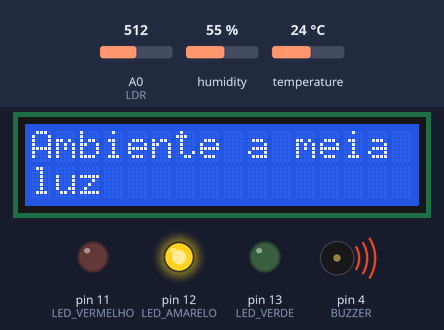
A sketch run on a simulated Arduino Uno, built with avr-gcc and run on an emulated ATmega328P. Parts: 16×2 character LCD, output pins drawn as LEDs (lit = HIGH), buzzer (waves = sounding). The test bench sets the inputs (shaded band); at power-on: humidity 55 %, A0 (LDR) = 512, temperature 24 °C. What the sketch prints to the serial monitor is not drawn.

Above: at 6.6 s.
6.7 s: humidity set to 51 %
At 17.2 s:
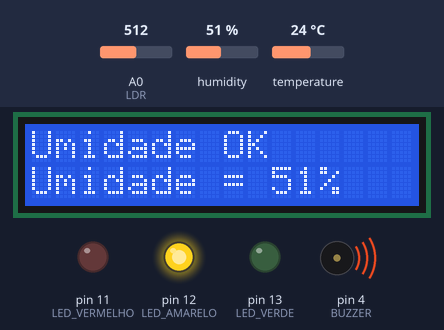
17.5 s: humidity set to 48 %
At 27.2 s:
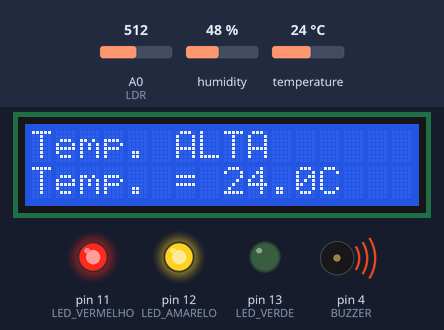
27.5 s: A0 (LDR) set to 693
37.5 s: A0 (LDR) set to 708
At 46.4 s:
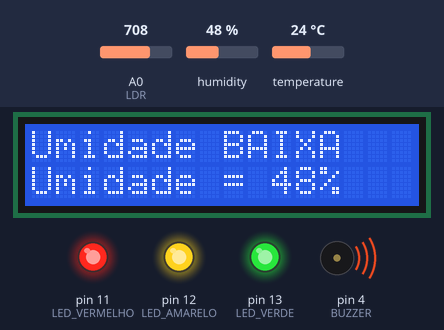
47.5 s: temperature set to 15.5 °C
At 57.2 s:
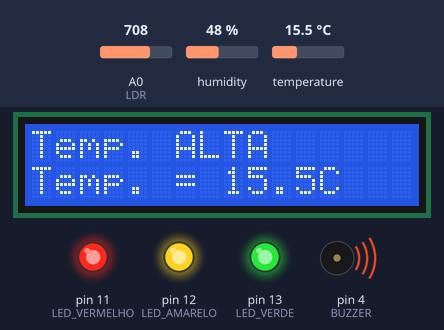
57.5 s: temperature set to 14.4 °C
At 66.3 s:
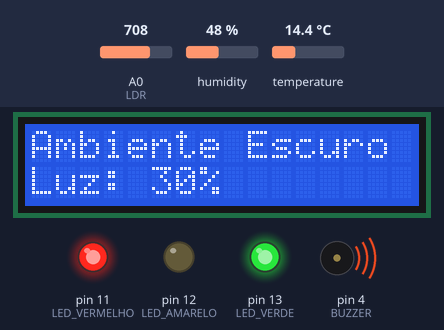
Timing chart, 0 to 67.8 s (numbered marks = the images above; inputs shaded):
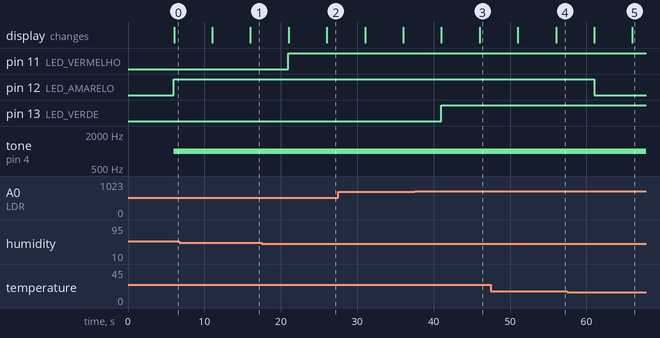

The sketch:

checkpoint.ino
```cpp
/*
Lívia Laur – RM: 569017
Rafael Dias – RM: 570504
Lara Beatriz – RM: 572589
Gustavo Pereira – RM: 570549
Luca Baccari – RM: 569807
*/

#include <Wire.h>
#include <LiquidCrystal_I2C.h>
#include <DHT.h>


const int LDR = A0;

#define DHTPIN 10
#define DHTTYPE DHT22

const int LED_VERDE    = 13;
const int LED_AMARELO  = 12;
const int LED_VERMELHO = 11;
const int BUZZER       = 4;


const int LDR_ESCURO = 700;
const int LDR_MEIA   = 300;

const float TEMP_MIN = 10.0;
const float TEMP_MAX = 15.0;
const float UMID_MIN = 50.0;
const float UMID_MAX = 70.0;

LiquidCrystal_I2C lcd(0x27, 16, 2);

DHT dht(DHTPIN, DHTTYPE);

float temperatura  = 0;
float umidade      = 0;
int   luzRaw       = 0;
int   luminosidade = 0;

unsigned long ultimaLeitura = 0;
const unsigned long INTERVALO = 5000;

int telaAtual = 0;

void setup() {
  pinMode(LED_VERDE,    OUTPUT);
  pinMode(LED_AMARELO,  OUTPUT);
  pinMode(LED_VERMELHO, OUTPUT);
  pinMode(BUZZER,       OUTPUT);

  Serial.begin(9600);
  dht.begin();

  lcd.init();
  lcd.backlight();
  lcd.clear();
  lcd.setCursor(0, 0);
  lcd.print("Vinheria");
  lcd.setCursor(0, 1);
  lcd.print("Agnello");
  delay(2000);
}

void loop() {
  unsigned long agora = millis();

  if (agora - ultimaLeitura >= INTERVALO) {
    ultimaLeitura = agora;

    lerSensores();
    atualizarAlertas();
    exibirLCD();
    exibirSerial();
  }
}

void lerSensores() {
  const int N = 5;

  float somaTemp = 0;
  float somaUmid = 0;
  long  somaLuz  = 0;
  int   leituras = 0;

  for (int i = 0; i < N; i++) {
    float t = dht.readTemperature();
    float u = dht.readHumidity();
    int   l = analogRead(LDR);

    if (!isnan(t) && !isnan(u)) {
      somaTemp += t;
      somaUmid += u;
      somaLuz  += l;
      leituras++;
    }
    delay(200);
  }

  if (leituras > 0) {
    temperatura = somaTemp / leituras;
    umidade     = somaUmid / leituras;
    luzRaw      = somaLuz / leituras;
    luminosidade = map(luzRaw, 1023, 0, 0, 100);
  } else {
    Serial.println("Erro: leituras do DHT22 falharam!");
  }
}

void atualizarAlertas() {
  digitalWrite(LED_VERDE,    LOW);
  digitalWrite(LED_AMARELO,  LOW);
  digitalWrite(LED_VERMELHO, LOW);
  noTone(BUZZER);

  bool buzzerAtivo = false;

  if (luzRaw > LDR_ESCURO) {
    digitalWrite(LED_VERDE, HIGH);

  } else if (luzRaw >= LDR_MEIA) {
    digitalWrite(LED_AMARELO, HIGH);

  } else {
    digitalWrite(LED_VERMELHO, HIGH);
    buzzerAtivo = true;
  }

  if (temperatura < TEMP_MIN || temperatura > TEMP_MAX) {
    digitalWrite(LED_AMARELO, HIGH);
    buzzerAtivo = true;
  }

  if (umidade < UMID_MIN || umidade > UMID_MAX) {
    digitalWrite(LED_VERMELHO, HIGH);
    buzzerAtivo = true;
  }

  if (buzzerAtivo) {
    tone(BUZZER, 1000);
  }
}

void exibirLCD() {
  lcd.clear();

  if (telaAtual == 0) {

    if (luzRaw > LDR_ESCURO) {
      lcd.setCursor(0, 0);
      lcd.print("Ambiente Escuro");
      lcd.setCursor(0, 1);
      lcd.print("Luz: ");
      lcd.print(luminosidade);
      lcd.print("%");

    } else if (luzRaw >= LDR_MEIA) {
      lcd.setCursor(0, 0);
      lcd.print("Ambiente a meia");
      lcd.setCursor(0, 1);
      lcd.print("luz");

    } else {
      lcd.setCursor(0, 0);
      lcd.print("Ambiente muito");
      lcd.setCursor(0, 1);
      lcd.print("CLARO");
    }

  } else if (telaAtual == 1) {

    if (temperatura >= TEMP_MIN && temperatura <= TEMP_MAX) {
      lcd.setCursor(0, 0);
      lcd.print("Temperatura OK");
      lcd.setCursor(0, 1);
      lcd.print("Temp. = ");
      lcd.print(temperatura, 1);
      lcd.print("C");

    } else if (temperatura > TEMP_MAX) {
      lcd.setCursor(0, 0);
      lcd.print("Temp. ALTA");
      lcd.setCursor(0, 1);
      lcd.print("Temp. = ");
      lcd.print(temperatura, 1);
      lcd.print("C");

    } else {
      lcd.setCursor(0, 0);
      lcd.print("Temp. BAIXA");
      lcd.setCursor(0, 1);
      lcd.print("Temp. = ");
      lcd.print(temperatura, 1);
      lcd.print("C");
    }

  } else {

    if (umidade >= UMID_MIN && umidade <= UMID_MAX) {
      lcd.setCursor(0, 0);
      lcd.print("Umidade OK");
      lcd.setCursor(0, 1);
      lcd.print("Umidade = ");
      lcd.print(umidade, 0);
      lcd.print("%");

    } else if (umidade > UMID_MAX) {
      lcd.setCursor(0, 0);
      lcd.print("Umidade ALTA");
      lcd.setCursor(0, 1);
      lcd.print("Umidade = ");
      lcd.print(umidade, 0);
      lcd.print("%");

    } else {
      lcd.setCursor(0, 0);
      lcd.print("Umidade BAIXA");
      lcd.setCursor(0, 1);
      lcd.print("Umidade = ");
      lcd.print(umidade, 0);
      lcd.print("%");
    }
  }

  telaAtual = (telaAtual + 1) % 3;
}

void exibirSerial() {
  Serial.println("======== STATUS ========");
  Serial.print("LDR raw:      "); Serial.println(luzRaw);
  Serial.print("Luminosidade: "); Serial.print(luminosidade); Serial.println("%");
  Serial.print("Temperatura:  "); Serial.print(temperatura, 1); Serial.println(" C");
  Serial.print("Umidade:      "); Serial.print(umidade, 1); Serial.println(" %");
  Serial.println("========================");
}
```

Measured:
- the behaviour switches between 50 and 49 % on humidity (found by bisection; images 1 and 2)
- the behaviour switches between 700 and 701 on A0 (LDR) (found by bisection; images 2 and 3)
- the behaviour switches between 15.1 and 15 °C on temperature (found by bisection; images 4 and 5)
- after the input at 17.5 s, pin 11 (LED_VERMELHO): LOW → HIGH after 3.5 s
- after the input at 37.5 s, pin 13 (LED_VERDE): LOW → HIGH after 3.5 s
- after the input at 57.5 s, pin 12 (LED_AMARELO): HIGH → LOW after 3.5 s
